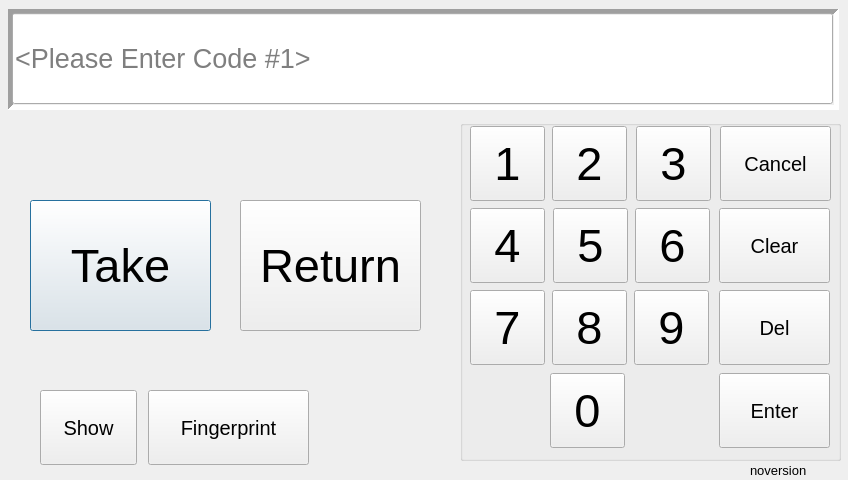
<?xml version="1.0" encoding="UTF-8"?>
<ui version="4.0">
 <class>CFrmUserCode</class>
 <widget class="QDialog" name="CFrmUserCode">
  <property name="enabled">
   <bool>true</bool>
  </property>
  <property name="geometry">
   <rect>
    <x>0</x>
    <y>0</y>
    <width>848</width>
    <height>480</height>
   </rect>
  </property>
  <property name="focusPolicy">
   <enum>Qt::NoFocus</enum>
  </property>
  <property name="windowTitle">
   <string>User Code Entry</string>
  </property>
  <widget class="QLabel" name="lVersion">
   <property name="geometry">
    <rect>
     <x>750</x>
     <y>460</y>
     <width>60</width>
     <height>20</height>
    </rect>
   </property>
   <property name="font">
    <font>
     <pointsize>10</pointsize>
    </font>
   </property>
   <property name="text">
    <string>noversion</string>
   </property>
  </widget>
  <widget class="QGroupBox" name="grpKeypad">
   <property name="enabled">
    <bool>true</bool>
   </property>
   <property name="geometry">
    <rect>
     <x>460</x>
     <y>120</y>
     <width>381</width>
     <height>341</height>
    </rect>
   </property>
   <property name="title">
    <string/>
   </property>
   <widget class="QPushButton" name="btn_0">
    <property name="geometry">
     <rect>
      <x>90</x>
      <y>253</y>
      <width>75</width>
      <height>75</height>
     </rect>
    </property>
    <property name="font">
     <font>
      <pointsize>35</pointsize>
     </font>
    </property>
    <property name="focusPolicy">
     <enum>Qt::NoFocus</enum>
    </property>
    <property name="text">
     <string>0</string>
    </property>
    <property name="autoRepeatDelay">
     <number>500</number>
    </property>
    <property name="autoRepeatInterval">
     <number>1000</number>
    </property>
   </widget>
   <widget class="QPushButton" name="btn_7">
    <property name="geometry">
     <rect>
      <x>10</x>
      <y>170</y>
      <width>75</width>
      <height>75</height>
     </rect>
    </property>
    <property name="font">
     <font>
      <pointsize>35</pointsize>
     </font>
    </property>
    <property name="focusPolicy">
     <enum>Qt::NoFocus</enum>
    </property>
    <property name="text">
     <string>7</string>
    </property>
    <property name="autoRepeatDelay">
     <number>500</number>
    </property>
    <property name="autoRepeatInterval">
     <number>1000</number>
    </property>
   </widget>
   <widget class="QPushButton" name="btn_9">
    <property name="geometry">
     <rect>
      <x>174</x>
      <y>170</y>
      <width>75</width>
      <height>75</height>
     </rect>
    </property>
    <property name="font">
     <font>
      <pointsize>35</pointsize>
     </font>
    </property>
    <property name="focusPolicy">
     <enum>Qt::NoFocus</enum>
    </property>
    <property name="text">
     <string>9</string>
    </property>
    <property name="autoRepeatDelay">
     <number>500</number>
    </property>
    <property name="autoRepeatInterval">
     <number>1000</number>
    </property>
   </widget>
   <widget class="QPushButton" name="btn_5">
    <property name="geometry">
     <rect>
      <x>93</x>
      <y>88</y>
      <width>75</width>
      <height>75</height>
     </rect>
    </property>
    <property name="font">
     <font>
      <pointsize>35</pointsize>
     </font>
    </property>
    <property name="focusPolicy">
     <enum>Qt::NoFocus</enum>
    </property>
    <property name="text">
     <string>5</string>
    </property>
    <property name="autoRepeatDelay">
     <number>500</number>
    </property>
    <property name="autoRepeatInterval">
     <number>1000</number>
    </property>
   </widget>
   <widget class="QPushButton" name="btn_1">
    <property name="geometry">
     <rect>
      <x>10</x>
      <y>6</y>
      <width>75</width>
      <height>75</height>
     </rect>
    </property>
    <property name="font">
     <font>
      <pointsize>35</pointsize>
     </font>
    </property>
    <property name="focusPolicy">
     <enum>Qt::NoFocus</enum>
    </property>
    <property name="text">
     <string>1</string>
    </property>
    <property name="autoRepeatDelay">
     <number>500</number>
    </property>
    <property name="autoRepeatInterval">
     <number>1000</number>
    </property>
   </widget>
   <widget class="QPushButton" name="btn_3">
    <property name="geometry">
     <rect>
      <x>176</x>
      <y>6</y>
      <width>75</width>
      <height>75</height>
     </rect>
    </property>
    <property name="font">
     <font>
      <pointsize>35</pointsize>
     </font>
    </property>
    <property name="focusPolicy">
     <enum>Qt::NoFocus</enum>
    </property>
    <property name="text">
     <string>3</string>
    </property>
    <property name="autoRepeatDelay">
     <number>500</number>
    </property>
    <property name="autoRepeatInterval">
     <number>1000</number>
    </property>
   </widget>
   <widget class="QPushButton" name="btn_6">
    <property name="geometry">
     <rect>
      <x>175</x>
      <y>88</y>
      <width>75</width>
      <height>75</height>
     </rect>
    </property>
    <property name="font">
     <font>
      <pointsize>35</pointsize>
     </font>
    </property>
    <property name="focusPolicy">
     <enum>Qt::NoFocus</enum>
    </property>
    <property name="text">
     <string>6</string>
    </property>
    <property name="autoRepeatDelay">
     <number>500</number>
    </property>
    <property name="autoRepeatInterval">
     <number>1000</number>
    </property>
   </widget>
   <widget class="QPushButton" name="btn_Return">
    <property name="geometry">
     <rect>
      <x>259</x>
      <y>253</y>
      <width>111</width>
      <height>75</height>
     </rect>
    </property>
    <property name="font">
     <font>
      <pointsize>15</pointsize>
     </font>
    </property>
    <property name="focusPolicy">
     <enum>Qt::NoFocus</enum>
    </property>
    <property name="text">
     <string>Enter</string>
    </property>
   </widget>
   <widget class="QPushButton" name="btn_8">
    <property name="geometry">
     <rect>
      <x>92</x>
      <y>170</y>
      <width>75</width>
      <height>75</height>
     </rect>
    </property>
    <property name="font">
     <font>
      <pointsize>35</pointsize>
     </font>
    </property>
    <property name="focusPolicy">
     <enum>Qt::NoFocus</enum>
    </property>
    <property name="text">
     <string>8</string>
    </property>
    <property name="autoRepeatDelay">
     <number>500</number>
    </property>
    <property name="autoRepeatInterval">
     <number>1000</number>
    </property>
   </widget>
   <widget class="QPushButton" name="btn_2">
    <property name="geometry">
     <rect>
      <x>92</x>
      <y>6</y>
      <width>75</width>
      <height>75</height>
     </rect>
    </property>
    <property name="font">
     <font>
      <pointsize>35</pointsize>
     </font>
    </property>
    <property name="focusPolicy">
     <enum>Qt::NoFocus</enum>
    </property>
    <property name="text">
     <string>2</string>
    </property>
    <property name="autoRepeatDelay">
     <number>500</number>
    </property>
    <property name="autoRepeatInterval">
     <number>1000</number>
    </property>
   </widget>
   <widget class="QPushButton" name="btn_Del">
    <property name="geometry">
     <rect>
      <x>259</x>
      <y>170</y>
      <width>111</width>
      <height>75</height>
     </rect>
    </property>
    <property name="font">
     <font>
      <pointsize>15</pointsize>
     </font>
    </property>
    <property name="focusPolicy">
     <enum>Qt::NoFocus</enum>
    </property>
    <property name="text">
     <string>Del</string>
    </property>
   </widget>
   <widget class="QPushButton" name="btn_4">
    <property name="geometry">
     <rect>
      <x>10</x>
      <y>88</y>
      <width>75</width>
      <height>75</height>
     </rect>
    </property>
    <property name="font">
     <font>
      <pointsize>35</pointsize>
     </font>
    </property>
    <property name="focusPolicy">
     <enum>Qt::NoFocus</enum>
    </property>
    <property name="text">
     <string>4</string>
    </property>
    <property name="autoRepeatDelay">
     <number>500</number>
    </property>
    <property name="autoRepeatInterval">
     <number>1000</number>
    </property>
   </widget>
   <widget class="QPushButton" name="btn_Clear">
    <property name="geometry">
     <rect>
      <x>259</x>
      <y>88</y>
      <width>111</width>
      <height>75</height>
     </rect>
    </property>
    <property name="font">
     <font>
      <pointsize>15</pointsize>
     </font>
    </property>
    <property name="focusPolicy">
     <enum>Qt::NoFocus</enum>
    </property>
    <property name="text">
     <string>Clear</string>
    </property>
   </widget>
   <widget class="QPushButton" name="btn_Cancel">
    <property name="geometry">
     <rect>
      <x>260</x>
      <y>6</y>
      <width>111</width>
      <height>75</height>
     </rect>
    </property>
    <property name="font">
     <font>
      <pointsize>15</pointsize>
     </font>
    </property>
    <property name="focusPolicy">
     <enum>Qt::NoFocus</enum>
    </property>
    <property name="text">
     <string>Cancel</string>
    </property>
   </widget>
  </widget>
  <widget class="QFrame" name="frame">
   <property name="geometry">
    <rect>
     <x>8</x>
     <y>9</y>
     <width>831</width>
     <height>101</height>
    </rect>
   </property>
   <property name="focusPolicy">
    <enum>Qt::NoFocus</enum>
   </property>
   <property name="frameShape">
    <enum>QFrame::Panel</enum>
   </property>
   <property name="frameShadow">
    <enum>QFrame::Sunken</enum>
   </property>
   <property name="lineWidth">
    <number>5</number>
   </property>
   <widget class="QLineEdit" name="edCode">
    <property name="geometry">
     <rect>
      <x>4</x>
      <y>4</y>
      <width>821</width>
      <height>91</height>
     </rect>
    </property>
    <property name="font">
     <font>
      <family>MS Shell Dlg 2</family>
      <pointsize>20</pointsize>
     </font>
    </property>
    <property name="mouseTracking">
     <bool>false</bool>
    </property>
    <property name="focusPolicy">
     <enum>Qt::StrongFocus</enum>
    </property>
    <property name="contextMenuPolicy">
     <enum>Qt::DefaultContextMenu</enum>
    </property>
    <property name="acceptDrops">
     <bool>false</bool>
    </property>
    <property name="text">
     <string/>
    </property>
    <property name="maxLength">
     <number>18</number>
    </property>
    <property name="echoMode">
     <enum>QLineEdit::Password</enum>
    </property>
    <property name="readOnly">
     <bool>false</bool>
    </property>
    <property name="placeholderText">
     <string>&lt;Please Enter Code #1&gt;</string>
    </property>
    <property name="clearButtonEnabled">
     <bool>false</bool>
    </property>
   </widget>
  </widget>
  <widget class="QPushButton" name="btnShowHideCode">
   <property name="geometry">
    <rect>
     <x>40</x>
     <y>390</y>
     <width>97</width>
     <height>75</height>
    </rect>
   </property>
   <property name="font">
    <font>
     <pointsize>15</pointsize>
    </font>
   </property>
   <property name="focusPolicy">
    <enum>Qt::NoFocus</enum>
   </property>
   <property name="text">
    <string>Show</string>
   </property>
   <property name="checkable">
    <bool>true</bool>
   </property>
   <property name="checked">
    <bool>false</bool>
   </property>
  </widget>
  <widget class="QPushButton" name="btnIdentifyFingerPrint">
   <property name="geometry">
    <rect>
     <x>148</x>
     <y>390</y>
     <width>161</width>
     <height>75</height>
    </rect>
   </property>
   <property name="font">
    <font>
     <pointsize>15</pointsize>
    </font>
   </property>
   <property name="focusPolicy">
    <enum>Qt::NoFocus</enum>
   </property>
   <property name="visible">
    <bool>false</bool>
   </property>
   <property name="text">
    <string>Fingerprint</string>
   </property>
   <property name="checkable">
    <bool>false</bool>
   </property>
   <property name="checked">
    <bool>false</bool>
   </property>
   <property name="autoDefault">
    <bool>false</bool>
   </property>
   <property name="default">
    <bool>false</bool>
   </property>
  </widget>
  <widget class="QLabel" name="lblDateTime">
   <property name="geometry">
    <rect>
     <x>130</x>
     <y>110</y>
     <width>221</width>
     <height>51</height>
    </rect>
   </property>
   <property name="palette">
    <palette>
     <active>
      <colorrole role="WindowText">
       <brush brushstyle="SolidPattern">
        <color alpha="255">
         <red>0</red>
         <green>0</green>
         <blue>0</blue>
        </color>
       </brush>
      </colorrole>
      <colorrole role="Button">
       <brush brushstyle="SolidPattern">
        <color alpha="255">
         <red>0</red>
         <green>0</green>
         <blue>255</blue>
        </color>
       </brush>
      </colorrole>
      <colorrole role="Light">
       <brush brushstyle="SolidPattern">
        <color alpha="255">
         <red>127</red>
         <green>127</green>
         <blue>255</blue>
        </color>
       </brush>
      </colorrole>
      <colorrole role="Midlight">
       <brush brushstyle="SolidPattern">
        <color alpha="255">
         <red>63</red>
         <green>63</green>
         <blue>255</blue>
        </color>
       </brush>
      </colorrole>
      <colorrole role="Dark">
       <brush brushstyle="SolidPattern">
        <color alpha="255">
         <red>0</red>
         <green>0</green>
         <blue>127</blue>
        </color>
       </brush>
      </colorrole>
      <colorrole role="Mid">
       <brush brushstyle="SolidPattern">
        <color alpha="255">
         <red>0</red>
         <green>0</green>
         <blue>170</blue>
        </color>
       </brush>
      </colorrole>
      <colorrole role="Text">
       <brush brushstyle="SolidPattern">
        <color alpha="255">
         <red>0</red>
         <green>0</green>
         <blue>0</blue>
        </color>
       </brush>
      </colorrole>
      <colorrole role="BrightText">
       <brush brushstyle="SolidPattern">
        <color alpha="255">
         <red>255</red>
         <green>255</green>
         <blue>255</blue>
        </color>
       </brush>
      </colorrole>
      <colorrole role="ButtonText">
       <brush brushstyle="SolidPattern">
        <color alpha="255">
         <red>0</red>
         <green>0</green>
         <blue>0</blue>
        </color>
       </brush>
      </colorrole>
      <colorrole role="Base">
       <brush brushstyle="SolidPattern">
        <color alpha="255">
         <red>255</red>
         <green>255</green>
         <blue>255</blue>
        </color>
       </brush>
      </colorrole>
      <colorrole role="Window">
       <brush brushstyle="SolidPattern">
        <color alpha="255">
         <red>0</red>
         <green>0</green>
         <blue>255</blue>
        </color>
       </brush>
      </colorrole>
      <colorrole role="Shadow">
       <brush brushstyle="SolidPattern">
        <color alpha="255">
         <red>0</red>
         <green>0</green>
         <blue>0</blue>
        </color>
       </brush>
      </colorrole>
      <colorrole role="AlternateBase">
       <brush brushstyle="SolidPattern">
        <color alpha="255">
         <red>127</red>
         <green>127</green>
         <blue>255</blue>
        </color>
       </brush>
      </colorrole>
      <colorrole role="ToolTipBase">
       <brush brushstyle="SolidPattern">
        <color alpha="255">
         <red>255</red>
         <green>255</green>
         <blue>220</blue>
        </color>
       </brush>
      </colorrole>
      <colorrole role="ToolTipText">
       <brush brushstyle="SolidPattern">
        <color alpha="255">
         <red>0</red>
         <green>0</green>
         <blue>0</blue>
        </color>
       </brush>
      </colorrole>
     </active>
     <inactive>
      <colorrole role="WindowText">
       <brush brushstyle="SolidPattern">
        <color alpha="255">
         <red>0</red>
         <green>0</green>
         <blue>0</blue>
        </color>
       </brush>
      </colorrole>
      <colorrole role="Button">
       <brush brushstyle="SolidPattern">
        <color alpha="255">
         <red>0</red>
         <green>0</green>
         <blue>255</blue>
        </color>
       </brush>
      </colorrole>
      <colorrole role="Light">
       <brush brushstyle="SolidPattern">
        <color alpha="255">
         <red>127</red>
         <green>127</green>
         <blue>255</blue>
        </color>
       </brush>
      </colorrole>
      <colorrole role="Midlight">
       <brush brushstyle="SolidPattern">
        <color alpha="255">
         <red>63</red>
         <green>63</green>
         <blue>255</blue>
        </color>
       </brush>
      </colorrole>
      <colorrole role="Dark">
       <brush brushstyle="SolidPattern">
        <color alpha="255">
         <red>0</red>
         <green>0</green>
         <blue>127</blue>
        </color>
       </brush>
      </colorrole>
      <colorrole role="Mid">
       <brush brushstyle="SolidPattern">
        <color alpha="255">
         <red>0</red>
         <green>0</green>
         <blue>170</blue>
        </color>
       </brush>
      </colorrole>
      <colorrole role="Text">
       <brush brushstyle="SolidPattern">
        <color alpha="255">
         <red>0</red>
         <green>0</green>
         <blue>0</blue>
        </color>
       </brush>
      </colorrole>
      <colorrole role="BrightText">
       <brush brushstyle="SolidPattern">
        <color alpha="255">
         <red>255</red>
         <green>255</green>
         <blue>255</blue>
        </color>
       </brush>
      </colorrole>
      <colorrole role="ButtonText">
       <brush brushstyle="SolidPattern">
        <color alpha="255">
         <red>0</red>
         <green>0</green>
         <blue>0</blue>
        </color>
       </brush>
      </colorrole>
      <colorrole role="Base">
       <brush brushstyle="SolidPattern">
        <color alpha="255">
         <red>255</red>
         <green>255</green>
         <blue>255</blue>
        </color>
       </brush>
      </colorrole>
      <colorrole role="Window">
       <brush brushstyle="SolidPattern">
        <color alpha="255">
         <red>0</red>
         <green>0</green>
         <blue>255</blue>
        </color>
       </brush>
      </colorrole>
      <colorrole role="Shadow">
       <brush brushstyle="SolidPattern">
        <color alpha="255">
         <red>0</red>
         <green>0</green>
         <blue>0</blue>
        </color>
       </brush>
      </colorrole>
      <colorrole role="AlternateBase">
       <brush brushstyle="SolidPattern">
        <color alpha="255">
         <red>127</red>
         <green>127</green>
         <blue>255</blue>
        </color>
       </brush>
      </colorrole>
      <colorrole role="ToolTipBase">
       <brush brushstyle="SolidPattern">
        <color alpha="255">
         <red>255</red>
         <green>255</green>
         <blue>220</blue>
        </color>
       </brush>
      </colorrole>
      <colorrole role="ToolTipText">
       <brush brushstyle="SolidPattern">
        <color alpha="255">
         <red>0</red>
         <green>0</green>
         <blue>0</blue>
        </color>
       </brush>
      </colorrole>
     </inactive>
     <disabled>
      <colorrole role="WindowText">
       <brush brushstyle="SolidPattern">
        <color alpha="255">
         <red>0</red>
         <green>0</green>
         <blue>127</blue>
        </color>
       </brush>
      </colorrole>
      <colorrole role="Button">
       <brush brushstyle="SolidPattern">
        <color alpha="255">
         <red>0</red>
         <green>0</green>
         <blue>255</blue>
        </color>
       </brush>
      </colorrole>
      <colorrole role="Light">
       <brush brushstyle="SolidPattern">
        <color alpha="255">
         <red>127</red>
         <green>127</green>
         <blue>255</blue>
        </color>
       </brush>
      </colorrole>
      <colorrole role="Midlight">
       <brush brushstyle="SolidPattern">
        <color alpha="255">
         <red>63</red>
         <green>63</green>
         <blue>255</blue>
        </color>
       </brush>
      </colorrole>
      <colorrole role="Dark">
       <brush brushstyle="SolidPattern">
        <color alpha="255">
         <red>0</red>
         <green>0</green>
         <blue>127</blue>
        </color>
       </brush>
      </colorrole>
      <colorrole role="Mid">
       <brush brushstyle="SolidPattern">
        <color alpha="255">
         <red>0</red>
         <green>0</green>
         <blue>170</blue>
        </color>
       </brush>
      </colorrole>
      <colorrole role="Text">
       <brush brushstyle="SolidPattern">
        <color alpha="255">
         <red>0</red>
         <green>0</green>
         <blue>127</blue>
        </color>
       </brush>
      </colorrole>
      <colorrole role="BrightText">
       <brush brushstyle="SolidPattern">
        <color alpha="255">
         <red>255</red>
         <green>255</green>
         <blue>255</blue>
        </color>
       </brush>
      </colorrole>
      <colorrole role="ButtonText">
       <brush brushstyle="SolidPattern">
        <color alpha="255">
         <red>0</red>
         <green>0</green>
         <blue>127</blue>
        </color>
       </brush>
      </colorrole>
      <colorrole role="Base">
       <brush brushstyle="SolidPattern">
        <color alpha="255">
         <red>0</red>
         <green>0</green>
         <blue>255</blue>
        </color>
       </brush>
      </colorrole>
      <colorrole role="Window">
       <brush brushstyle="SolidPattern">
        <color alpha="255">
         <red>0</red>
         <green>0</green>
         <blue>255</blue>
        </color>
       </brush>
      </colorrole>
      <colorrole role="Shadow">
       <brush brushstyle="SolidPattern">
        <color alpha="255">
         <red>0</red>
         <green>0</green>
         <blue>0</blue>
        </color>
       </brush>
      </colorrole>
      <colorrole role="AlternateBase">
       <brush brushstyle="SolidPattern">
        <color alpha="255">
         <red>0</red>
         <green>0</green>
         <blue>255</blue>
        </color>
       </brush>
      </colorrole>
      <colorrole role="ToolTipBase">
       <brush brushstyle="SolidPattern">
        <color alpha="255">
         <red>255</red>
         <green>255</green>
         <blue>220</blue>
        </color>
       </brush>
      </colorrole>
      <colorrole role="ToolTipText">
       <brush brushstyle="SolidPattern">
        <color alpha="255">
         <red>0</red>
         <green>0</green>
         <blue>0</blue>
        </color>
       </brush>
      </colorrole>
     </disabled>
    </palette>
   </property>
   <property name="font">
    <font>
     <pointsize>12</pointsize>
     <underline>false</underline>
    </font>
   </property>
   <property name="text">
    <string/>
   </property>
   <property name="textFormat">
    <enum>Qt::PlainText</enum>
   </property>
  </widget>
  <widget class="QPushButton" name="pbTake">
   <property name="geometry">
    <rect>
     <x>30</x>
     <y>200</y>
     <width>181</width>
     <height>131</height>
    </rect>
   </property>
   <property name="font">
    <font>
     <pointsize>35</pointsize>
    </font>
   </property>
   <property name="text">
    <string>Take</string>
   </property>
  </widget>
  <widget class="QPushButton" name="pbReturn">
   <property name="geometry">
    <rect>
     <x>240</x>
     <y>200</y>
     <width>181</width>
     <height>131</height>
    </rect>
   </property>
   <property name="font">
    <font>
     <pointsize>35</pointsize>
    </font>
   </property>
   <property name="text">
    <string>Return</string>
   </property>
  </widget>
  <zorder>lVersion</zorder>
  <zorder>btnIdentifyFingerPrint</zorder>
  <zorder>frame</zorder>
  <zorder>grpKeypad</zorder>
  <zorder>btnShowHideCode</zorder>
  <zorder>lblDateTime</zorder>
  <zorder>pbTake</zorder>
  <zorder>pbReturn</zorder>
 </widget>
 <resources/>
 <connections/>
</ui>
